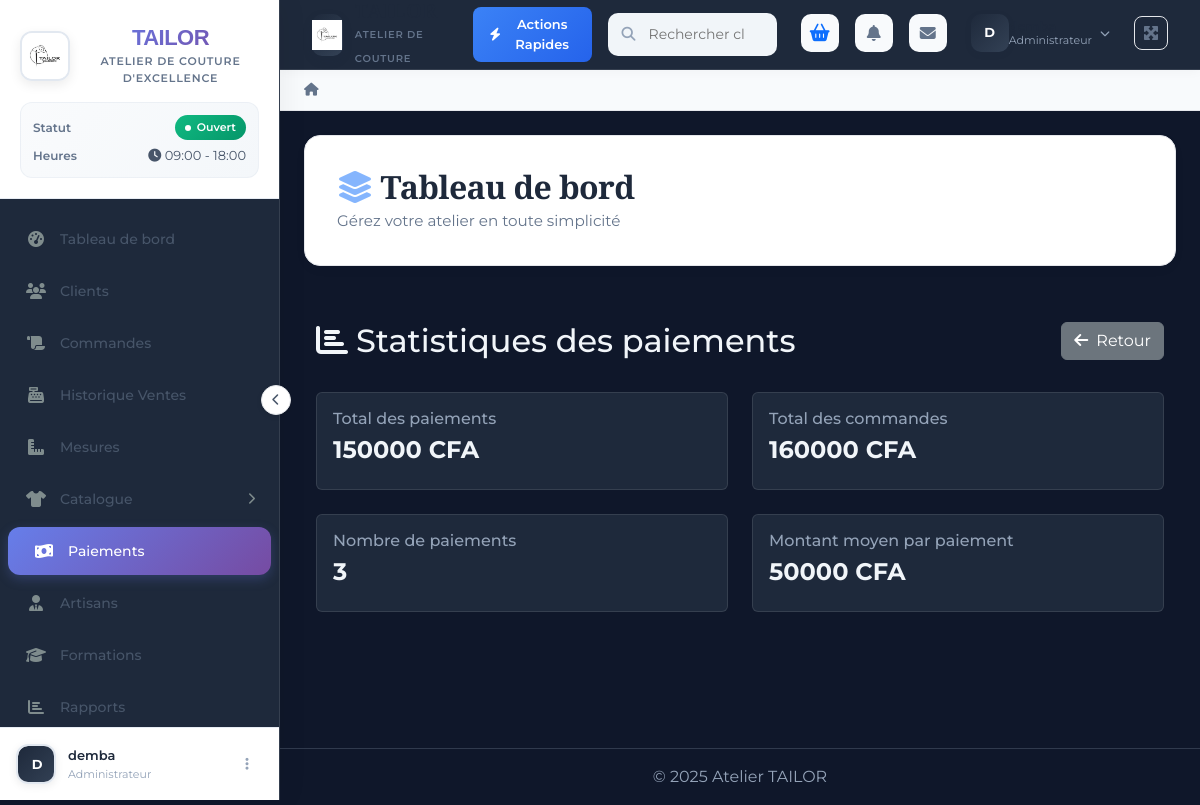
Page /paiements/stats/ (signed in) on the committed database.
### apps/settings/models.py (models this page shows, shortened)
class Setting(TimeStampedModel):
    nom_atelier = models.CharField(max_length=255, default="Mon Atelier de Couture")
    adresse = models.TextField(blank=True, null=True)
    telephone = models.CharField(max_length=50, blank=True, null=True)
    email = models.EmailField(blank=True, null=True)
    logo = models.ImageField(upload_to='settings/logos/', blank=True, null=True)
    devise = models.CharField(max_length=10, default="FCFA")
    tva = models.DecimalField(max_digits=5, decimal_places=2, default=0.00, help_text="Taux de TVA en %")
    delai_confection_standard = models.IntegerField(default=7, help_text="Délai standard en jours")
    seuil_stock_bas = models.IntegerField(default=5, help_text="Alerte stock bas (quantité)")
    LANGUES_CHOICES = [
        ('fr', 'Français'),
        ('en', 'English'),
    ]
    THEME_CHOICES = [
        ('light', 'Clair'),
        ('dark', 'Sombre'),
    ]
    langue = models.CharField(max_length=5, choices=LANGUES_CHOICES, default='fr')
    theme = models.CharField(max_length=10, choices=THEME_CHOICES, default='light')
    class Meta:
        verbose_name = "Paramètres"
        verbose_name_plural = "Paramètres"
    @classmethod
    def load(cls):
        obj, created = cls.objects.get_or_create(pk=1)
        return obj

### apps/paiements/views.py (the view)
# urls.py: path('stats/', paiement_stats, name='paiement_stats'),
@login_required
def paiement_stats(request):
    from django.db.models import Sum
    from apps.commandes.models import Commande
    total_paiements = Paiement.objects.aggregate(Sum('montant'))['montant__sum'] or 0
    total_commandes = Commande.objects.aggregate(Sum('prix_total'))['prix_total__sum'] or 0
    paiements_count = Paiement.objects.count()
    stats = {
        'total_paiements': int(total_paiements),
        'total_commandes': int(total_commandes),
        'paiements_count': paiements_count,
        'montant_moyen': int(total_paiements // paiements_count) if paiements_count > 0 else 0,
    }
    return render(request, 'paiements/paiement_stats.html', stats)

### apps/paiements/templates/paiements/paiement_stats.html (shortened to what this page needs)
{% extends "base.html" %}
{% load static %}
{% block content %}
<div class="container-fluid py-4">
    <div class="row mb-4">
        <div class="col-md-8">
            <h2>
                <i class="fas fa-chart-bar me-2"></i>Statistiques des paiements
            </h2>
        </div>
        <div class="col-md-4 text-end">
            <a href="{% url 'paiements:paiement_list' %}" class="btn btn-secondary">
                <i class="fas fa-arrow-left me-2"></i>Retour
            </a>
        </div>
    </div>
    <div class="row">
        <div class="col-md-6 mb-4">
            <div class="card">
                <div class="card-body">
                    <h6 class="card-title text-muted">Total des paiements</h6>
                    <p class="h4 fw-bold">{{ total_paiements|floatformat:0 }} CFA</p>
                </div>
            </div>
        </div>
        <div class="col-md-6 mb-4">
            <div class="card">
                <div class="card-body">
                    <h6 class="card-title text-muted">Total des commandes</h6>
                    <p class="h4 fw-bold">{{ total_commandes|floatformat:0 }} CFA</p>
                </div>
            </div>
        </div>
        <div class="col-md-6 mb-4">
            <div class="card">
                <div class="card-body">
                    <h6 class="card-title text-muted">Nombre de paiements</h6>
                    <p class="h4 fw-bold">{{ paiements_count }}</p>
                </div>
            </div>
        </div>
        <div class="col-md-6 mb-4">
            <div class="card">
                <div class="card-body">
                    <h6 class="card-title text-muted">Montant moyen par paiement</h6>
                    <p class="h4 fw-bold">{{ montant_moyen|floatformat:0 }} CFA</p>
                </div>
            </div>
        </div>
    </div>
</div>
{% endblock %}

### templates/includes/sidebar.html (shortened to what this page needs)
{% load static %}
<div class="sidebar-wrapper" id="sidebar">
    <div class="sidebar-header">
        <div class="logo-container">
            <div class="logo-image">
                {% if site_settings.logo %}
                    <img src="{{ site_settings.logo.url }}" alt="{{ site_settings.nom_atelier }}"
                         onerror="this.classList.add('logo-fallback')">
                {% else %}
                    <img src="{% static 'img/icons/tailor.jpg' %}" alt="TAILOR Atelier"
                         onerror="this.classList.add('logo-fallback')">
                {% endif %}
            </div>
            <div class="logo-text-container">
                <h3 class="logo-text">{{ site_settings.nom_atelier|upper }}</h3>
                <p class="logo-subtitle">Atelier de Couture d'Excellence</p>
            </div>
        </div>
        <div class="atelier-info">
            <div class="info-row">
                <span class="info-label">Statut</span>
                <span class="status-badge status-open">
                    <span class="status-dot"></span>
                    Ouvert
                </span>
            </div>
            <div class="info-row">
                <span class="info-label">Heures</span>
                <span><i class="fas fa-clock"></i> 09:00 - 18:00</span>
            </div>
        </div>
    </div>
    <nav class="sidebar-nav">
        <ul class="nav-list">
            <li class="nav-item">
                <a href="{% url 'dashboard:index' %}"
                   class="nav-link {% if request.resolver_match.url_name == 'index' %}active{% endif %}">
                    <span class="nav-icon">
                        <i class="fas fa-tachometer-alt"></i>
                    </span>
                    <span class="nav-text">Tableau de bord</span>
                </a>
            </li>
            <li class="nav-item">
                <a href="{% url 'clients:client_list' %}"
                   class="nav-link {% if 'clients' in request.resolver_match.app_names %}active{% endif %}">
                    <span class="nav-icon">
                        <i class="fas fa-users"></i>
                    </span>
                    <span class="nav-text">Clients</span>
                </a>
            </li>
            <li class="nav-item">
                <a href="{% url 'commandes:commande_list' %}"
                   class="nav-link {% if 'commandes' in request.resolver_match.app_names %}active{% endif %}">
                    <span class="nav-icon">
                        <i class="fas fa-scroll"></i>
                    </span>
                    <span class="nav-text">Commandes</span>
                </a>
            </li>
            <li class="nav-item">
                <a href="{% url 'ventes:vente_list' %}"
                   class="nav-link {% if 'ventes' in request.resolver_match.app_names %}active{% endif %}">
                    <span class="nav-icon">
                        <i class="fas fa-cash-register"></i>
                    </span>
                    <span class="nav-text">Historique Ventes</span>
                </a>
            </li>
            <li class="nav-item">
                <a href="{% url 'mesures:mesure_list' %}"
                   class="nav-link {% if 'mesures' in request.resolver_match.app_names %}active{% endif %}">
                    <span class="nav-icon">
                        <i class="fas fa-ruler-combined"></i>
                    </span>
                    <span class="nav-text">Mesures</span>
                </a>
            </li>
            <li class="nav-item dropdown-item">
                <a href="#catalogueMenu" class="nav-link" data-bs-toggle="collapse">
                    <span class="nav-icon">
                        <i class="fas fa-tshirt"></i>
                    </span>
                    <span class="nav-text">Catalogue</span>
                    <i class="fas fa-chevron-right dropdown-icon"></i>
                </a>
            </li>
            <li class="nav-item">
                <a href="{% url 'paiements:paiement_list' %}"
                   class="nav-link {% if 'paiements' in request.resolver_match.app_names %}active{% endif %}">
                    <span class="nav-icon">
                        <i class="fas fa-money-bill-wave"></i>
                    </span>
                    <span class="nav-text">Paiements</span>
                </a>
            </li>
            <li class="nav-item">
                <a href="{% url 'personnel:personnel_list' %}"
                   class="nav-link {% if 'personnel' in request.resolver_match.app_names %}active{% endif %}">
                    <span class="nav-icon">
                        <i class="fas fa-user-tie"></i>
                    </span>
                    <span class="nav-text">Artisans</span>
                </a>
            </li>
            <li class="nav-item">
                <a href="{% url 'formations:formation_list' %}"
                   class="nav-link {% if 'formations' in request.resolver_match.app_names %}active{% endif %}">
                    <span class="nav-icon">
                        <i class="fas fa-graduation-cap"></i>
                    </span>
                    <span class="nav-text">Formations</span>
                </a>
            </li>
            <li class="nav-item">
                <a href="#" class="nav-link">
                    <span class="nav-icon">
                        <i class="fas fa-chart-bar"></i>
                    </span>
                    <span class="nav-text">Rapports</span>
                </a>
            </li>
        </ul>
    </nav>
    <div class="sidebar-footer">
        <div class="user-profile dropdown">
            <div class="user-avatar">
                {% if user.userprofile.avatar %}
                <img src="{{ user.userprofile.avatar.url }}" alt="{{ user.username }}">
                {% else %}
                <div class="avatar-initials">
                    {% if user.first_name and user.last_name %}
                        {{ user.first_name|first|upper }}{{ user.last_name|first|upper }}
                    {% else %}
                        {{ user.username|first|upper }}
                    {% endif %}
                </div>
                {% endif %}
            </div>
            <div class="user-info">
                <div class="user-name">
                    {% if user.first_name %}
                        {{ user.first_name }} {{ user.last_name }}
                    {% else %}
                        {{ user.username }}
                    {% endif %}
                </div>
                <div class="user-role">
                    {% if user.is_superuser %}
                        Administrateur
                    {% elif user.groups.all %}
                        {{ user.groups.all.0.name }}
                    {% else %}
                        Gestionnaire
                    {% endif %}
                </div>
            </div>
            <button class="user-menu-btn" type="button" data-bs-toggle="dropdown">
                <i class="fas fa-ellipsis-v"></i>
            </button>
        </div>
    </div>
    <button class="sidebar-toggle" id="sidebarToggle" data-bs-toggle="tooltip" title="Réduire/Agrandir le menu">
        <i class="fas fa-chevron-left"></i>
    </button>
</div>
<button class="sidebar-mobile-toggle" id="mobileToggle">
</button>

### templates/includes/navbar.html (shortened to what this page needs)
<nav class="navbar navbar-expand-lg navbar-light bg-white main-navbar-custom" id="main-navbar">
    <div class="container-fluid px-3">
        <a class="navbar-brand-custom d-flex align-items-center me-4" href="{% url 'dashboard:index' %}">
            <div class="brand-logo-icon">
                {% if site_settings.logo %}
                    <img src="{{ site_settings.logo.url }}" alt="Logo" style="height: 30px; width: auto;">
                {% else %}
                    <i class="fas fa-scissors"></i>
                {% endif %}
            </div>
            <div class="brand-text-wrapper">
                <span class="brand-logo-text">{{ site_settings.nom_atelier|upper }}</span>
                <small class="brand-logo-subtitle">Atelier de Couture</small>
            </div>
        </a>
        <div class="d-none d-lg-block me-3">
            <button class="btn-quick-action" data-bs-toggle="modal" data-bs-target="#quickActionsModal">
                <i class="fas fa-bolt"></i> <span>Actions Rapides</span>
            </button>
        </div>
        <div class="navbar-search-custom flex-grow-1 me-4 d-none d-lg-block">
            <form method="get" action="{% url 'clients:client_list' %}" class="position-relative">
                <div class="search-input-group">
                    <span class="search-icon">
                        <i class="fas fa-search"></i>
                    </span>
                    <input type="search" name="q" class="form-control-search"
                           placeholder="Rechercher client, commande, tissu..."
                           value="{{ request.GET.q|default:'' }}"
                           aria-label="Recherche">
                </div>
            </form>
        </div>
        <div class="navbar-nav-custom align-items-center ms-auto">
            <div class="nav-item me-3">
                <a class="nav-icon-link position-relative" href="{% url 'panier:cart_detail' %}" title="Voir le panier">
                    <i class="fas fa-shopping-basket text-primary" style="font-size: 1.1rem;"></i>
                </a>
            </div>
            <div class="nav-item dropdown me-3">
                <a class="nav-icon-link position-relative" href="{% url 'core:notification_list' %}" role="button"
                   data-bs-toggle="dropdown" aria-expanded="false">
                    <i class="fas fa-bell"></i>
                </a>
            </div>
            <div class="nav-item dropdown me-3">
                <a class="nav-icon-link position-relative" href="{% url 'messagerie:inbox' %}" role="button"
                   data-bs-toggle="dropdown" aria-expanded="false">
                    <i class="fas fa-envelope"></i>
                </a>
            </div>
            <div class="nav-item dropdown">
                <a class="nav-user-profile d-flex align-items-center" href="#" role="button"
                   data-bs-toggle="dropdown" aria-expanded="false">
                    <div class="nav-user-avatar">
                        <div class="avatar-initials">
                            {% if user.first_name and user.last_name %}
                                {{ user.first_name|first|upper }}{{ user.last_name|first|upper }}
                            {% else %}
                                {{ user.username|first|upper }}
                            {% endif %}
                        </div>
                    </div>
                    <div class="nav-user-info d-none d-xl-block">
                        <div class="user-name-text">
                        </div>
                        <div class="user-role-text">
                            {% if user.is_superuser %}
                                Administrateur
                            {% elif user.groups.all %}
                                {{ user.groups.all.0.name }}
                            {% else %}
                                Utilisateur
                            {% endif %}
                        </div>
                    </div>
                    <i class="fas fa-chevron-down ms-2 nav-chevron"></i>
                </a>
            </div>
            <div class="nav-item ms-3 d-none d-lg-block">
                <button class="btn-fullscreen" id="fullscreenToggle" title="Plein écran">
                    <i class="fas fa-expand-arrows-alt"></i>
                </button>
            </div>
        </div>
    </div>
</nav>
<nav aria-label="breadcrumb" class="breadcrumb-container d-none d-lg-block">
    <div class="container-fluid px-4">
        <ol class="breadcrumb-custom mb-0">
            {% block breadcrumb %}
            <li class="breadcrumb-item-custom">
                <a href="{% url 'dashboard:index' %}" class="breadcrumb-home">
                    <i class="fas fa-home"></i>
                </a>
            </li>
            {% endblock %}
        </ol>
    </div>
</nav>

### rows in the picture
Setting: logo (picture), nom_atelier "TAILOR"

### other values in the picture
{{ user.username|first|upper }} "D"
{{ user.username }} "demba"
{{ total_paiements|floatformat:0 }} "150000"
{{ total_commandes|floatformat:0 }} "160000"
{{ paiements_count }} "3"
{{ montant_moyen|floatformat:0 }} "50000"
{{ year|default:2025 }} "2025"
